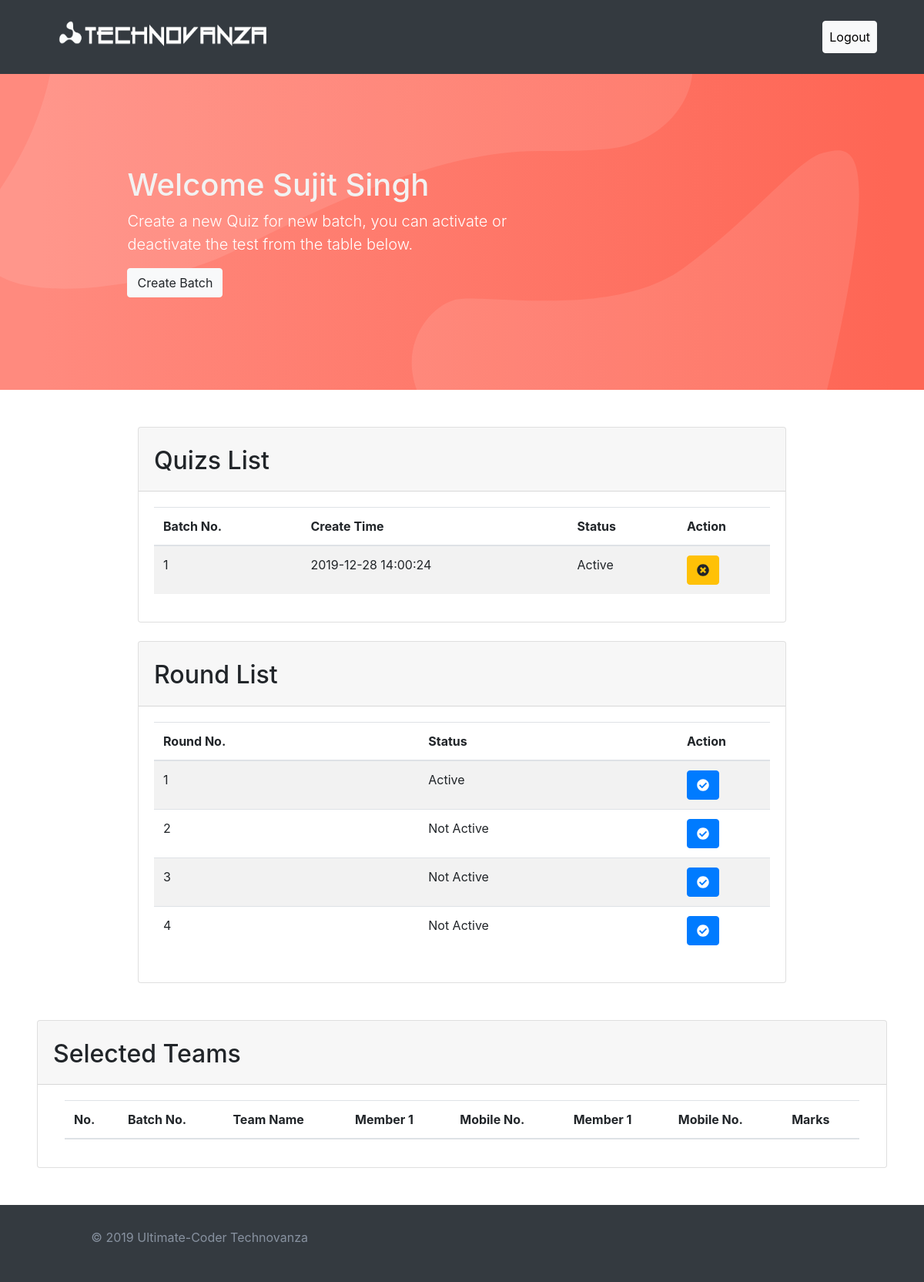
The page /admin_index.php (signed in) on the database as committed earlier.
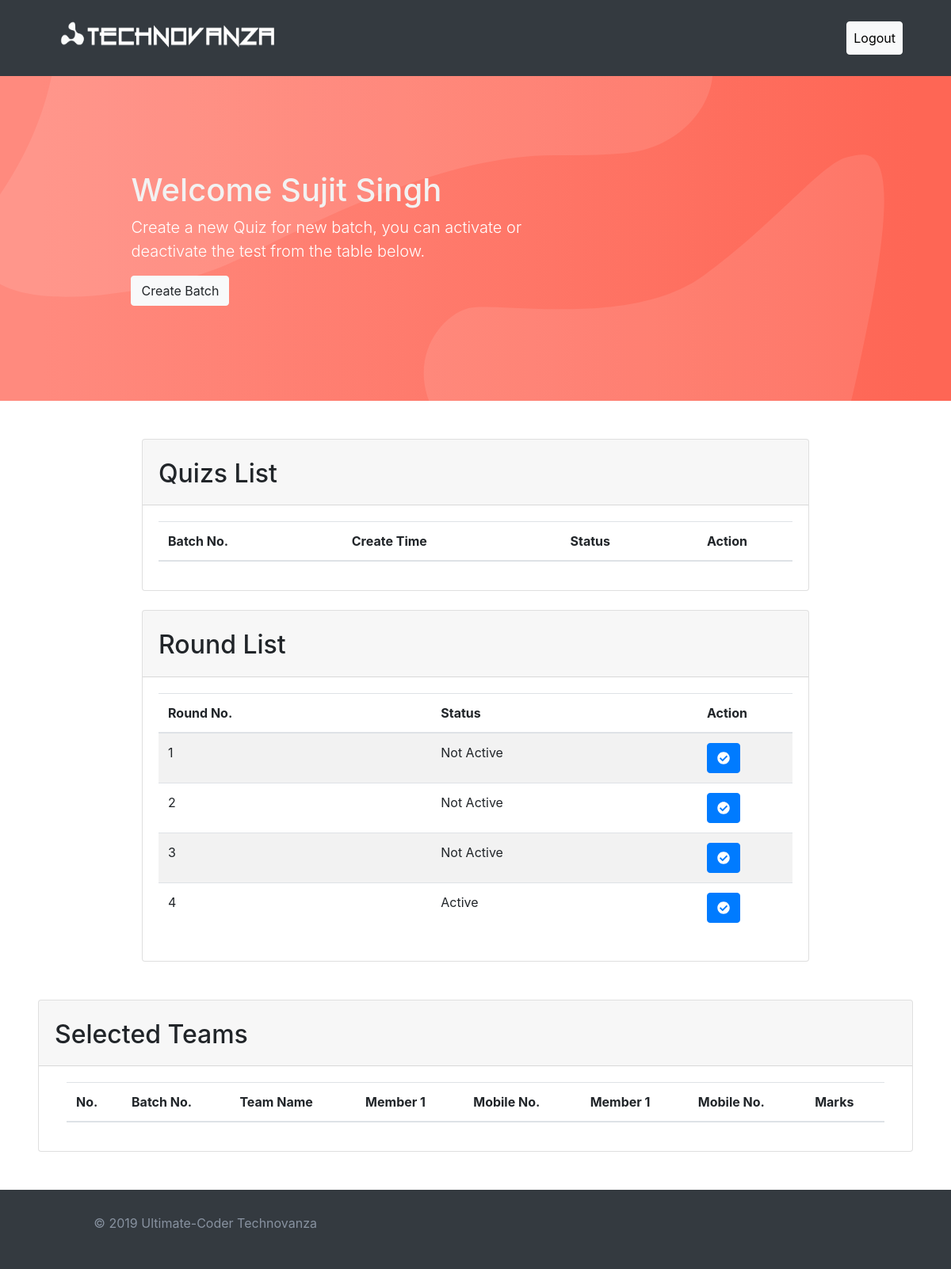
The same page on the database as committed later.
### tables this page shows
CREATE TABLE `uc_batch` (
  `batch_id` int(11) NOT NULL,
  `user_id` int(100) NOT NULL,
  `active` tinyint(1) NOT NULL DEFAULT '0',
  `time` timestamp NOT NULL DEFAULT CURRENT_TIMESTAMP
);

### admin_index.php (the view, shortened to what this page needs)
<?php
    include 'db/db.php';
?>
<!DOCTYPE html>
<html>
<head>
  <link type="text/css" rel="stylesheet" href="css/froala_blocks.css">
  <link type="text/css" rel="stylesheet" href="css/bootstrap.css">
  <link href="css/all.css" rel="stylesheet">
</head>
<body>
<header class="bg-dark" data-block-type="headers" data-id="2">
  <div class="container text-center">
      <nav class="navbar">
          <a class="navbar-brand" href=""><img src="imgs/techno_logo.png" width="300" height="70" alt=""></a>
          <div class="navbar-nav">
              <li class="nav-item active">
                <a style="color:black;" class="nav-link btn btn-light p-2 px-2" href="logout.php">Logout</a>
              </li>
          </div>
      </nav>
  </div>
</header>
<section class="fdb-block fdb-viewport bg-dark" style="background-image: url(imgs/hero/red.svg);">
  <div class="container align-items-center justify-content-center d-flex">
    <div class="row align-items-center text-left">
      <div class="col-12 col-sm-10 col-md-8 col-lg-8">
        <h1>Welcome <?php echo $_SESSION['f_name']." ".$_SESSION['l_name'] ?></h1>
        <p class="lead">Create a new Quiz for new batch, you can activate or deactivate the test from the table below.</p>
        <form action="<?php echo htmlentities($_SERVER['PHP_SELF']);?>" method="POST">
          <button type="submit" name="create_batch" class="btn btn-light">Create Batch</button>
        </form>
      </div>
    </div>
  </div>
</section>
<section class="fdb-block p-5">
  <div class="">
    <div class="row align-items-center justify-content-center">
      <div class="card">
        <div class="card-header">
          <h2>Quizs List</h2>
        </div>
        <div class="row">
            <div class="col-auto mt-4 mt-sm-0">
              <div class="card-body">
                <div class="table-responsive">
                    <table id="add-row" style="width:800px;" class="display table table-striped table-hover" >
                        <thead>
                            <tr>
                                <th>Batch No.</th>
                                <th>Create Time</th>
                                <th>Status</th>
                                <th style="width: 15%">Action</th>
                            </tr>
                        </thead>
                        <tbody>
                            <?php
                                $no = 1;
                                $sql_batch = $conn->query("SELECT * FROM uc_batch");
                                while ($row = mysqli_fetch_assoc($sql_batch)) {
                            ?>
                                <tr>
                                    <td><?= $no ?></td>
                                    <td><?= $row['time']?></td>
                                    <td><?php
                                        if($row['active']==1){
                                            echo "Active";
                                        }else {
                                            echo "Not Active";
                                        }
                                        ?>
                                    </td>
                                    <td>
                                        <form class="form-button-action" action="<?php echo htmlentities($_SERVER['PHP_SELF']); ?>" method="POST">
                                            <?php
                                            if ($row['active'] == 0) {
                                            ?>
                                            <button type="submit" data-toggle="tooltip" data-placement="right" title="Activate" name="activate" class="btn btn-primary">
                                                <i class="fa fa-check-circle"></i>
                                            </button>
                                            <?php
                                            }
                                            else
                                            { ?>
                                                <button type="submit" data-toggle="tooltip" data-placement="right" title="Deactivate" name="deactivate" class="btn btn-warning">
                                                    <i class="fa fa-times-circle"></i>
                                                </button> <?php
                                            }
                                            ?>
                                        </form>
                                    </td>
                                </tr>
                            <?php
                                $no++;
                                }
                            ?>
                        </tbody>
                    </table>
            </div>
        </div>
      </div>
      </div>
    </div>
  </div>
  <div class="row mt-4 align-items-center justify-content-center">
      <div class="card">
        <div class="card-header">
          <h2>Round List</h2>
        </div>
        <div class="row">
            <div class="col-auto mt-4 mt-sm-0">
              <div class="card-body">
                <div class="table-responsive">
                    <table id="add-row" style="width:800px;" class="display table table-striped table-hover" >
                        <thead>
                            <tr>
                                <th>Round No.</th>
                                <th>Status</th>
                                <th style="width: 15%">Action</th>
                            </tr>
                        </thead>
                        <tbody>
                            <?php
                                $no = 1;
                                $sql_round = $conn->query("SELECT * FROM uc_rounds");
                                $row_round = mysqli_fetch_assoc($sql_round);
                                while ($no<5) {
                            ?>
                                <tr>
                                    <td><?= $no ?></td>
                                    <td><?php
                                        if($row_round['round_'.$no.'']==1){
                                            echo "Active";
                                        }else {
                                            echo "Not Active";
                                        }
                                        ?>
                                    </td>
                                    <td>
                                        <form class="form-button-action" action="<?php echo htmlentities($_SERVER['PHP_SELF']); ?>" method="POST">
                                            <?php
                                            if ($row['active'] == 0) {
                                            ?>
                                            <button type="submit" data-toggle="tooltip" data-placement="right" title="Activate" name="round_activate" class="btn btn-primary">
                                                <i class="fa fa-check-circle"></i>
                                            </button>
                                            <?php
                                            }
                                            else
                                            { ?>
                                                <button type="submit" data-toggle="tooltip" data-placement="right" title="Deactivate" name="round_deactivate" class="btn btn-warning">
                                                    <i class="fa fa-times-circle"></i>
                                                </button> <?php
                                            }
                                            ?>
                                        </form>
                                    </td>
                                </tr>
                            <?php
                                $no++;
                                }
                            ?>
                        </tbody>
                    </table>
            </div>
        </div>
      </div>
      </div>
    </div>
  </div>
    <div class="mt-5 align-items-center justify-content-center">
      <div class="card">
        <div class="card-header">
          <h2>Selected Teams</h2>
        </div>
            <div class="col-auto mt-3 mt-sm-0">
              <div class="card-body">
                  <div class="table-responsive">
                      <table class="display table table-striped table-hover">
                          <thead>
                              <tr>
                                  <th>No.</th>
                                  <th>Batch No.</th>
                                  <th>Team Name</th>
                                  <th>Member 1</th>
                                  <th>Mobile No.</th>
                                  <th>Member 1</th>
                                  <th>Mobile No.</th>
                                  <th>Marks</th>
                              </tr>
                          </thead>
                      </table>
                    </div>
                </div>
              </div>
            </div>
        </div>
</section>
<footer class="fdb-block footer-small bg-dark" data-block-type="footers" data-id="5">
  <div class="container">
      <div class="col-12 col-md-4 mt-4 mt-md-0 text-center text-md-right" style="z-index: 10000;"><p>© 2019 Ultimate-Coder Technovanza</p></div>
  </div>
</footer>
</body>
</html>

### css/froala_blocks.css (style rules this page uses)
*, *::before, *::after { box-sizing: border-box; }
html { font-family: sans-serif; line-height: 1.15; -webkit-text-size-adjust: 100%; -ms-text-size-adjust: 100%; -ms-overflow-style: scrollbar; -webkit-tap-highlight-color: rgba(0, 0, 0, 0); }
article, aside, figcaption, figure, footer, header, hgroup, main, nav, section { display: block; }
body { margin: 0; font-family: Lato, Helvetica, Arial; font-size: 1em; font-weight: 400; line-height: 1.5; color: #444444; text-align: left; background-color: #fff; }
h1, h2, h3, h4, h5, h6 { margin-top: 0; margin-bottom: 0.5rem; }
p { margin-top: 0; margin-bottom: 1rem; }
a { color: #329ef7; text-decoration: none; background-color: transparent; -webkit-text-decoration-skip: objects; }
img { vertical-align: middle; border-style: none; }
svg { overflow: hidden; vertical-align: middle; }
table { border-collapse: collapse; }
th { text-align: inherit; }
button { border-radius: 0; }
input, button, select, optgroup, textarea { margin: 0; font-family: inherit; font-size: inherit; line-height: inherit; }
button, input { overflow: visible; }
button, select { text-transform: none; }
button, html [type="button"], [type="reset"], [type="submit"] { -webkit-appearance: button; }
h1, h2, h3, h4, h5, h6, .h1, .h2, .h3, .h4, .h5, .h6 { margin-bottom: 0.5rem; font-family: inherit; font-weight: 600; line-height: 1.5; color: inherit; }
h1, .h1 { font-size: 2.75rem; }
h2, .h2 { font-size: 2rem; }
.lead { font-size: 1.4rem; font-weight: 400; }
.btn { display: inline-block; font-weight: 400; text-align: center; white-space: nowrap; vertical-align: middle; user-select: none; border: 0.125rem solid transparent; padding: 0.375rem 1.625rem; font-size: 1em; line-height: 1.5; border-radius: 0.25rem; transition: color 0.15s ease-in-out, background-color 0.15s ease-in-out, border-color 0.15s ease-in-out, box-shadow 0.15s ease-in-out; }
.btn:not(:disabled):not(.disabled) { cursor: pointer; }
.btn-primary { color: #fff; background-color: #329ef7; border-color: #329ef7; }
.btn-light { color: #212529; background-color: #f8f9fa; border-color: #f8f9fa; }
h1, h2, h3, h4, h5, h6, .h1, .h2, .h3, .h4, .h5, .h6 { margin-top: 0.3rem; }
p { color: #8892a0; font-weight: 400; }
.fdb-block { -webkit-font-smoothing: antialiased; -moz-osx-font-smoothing: grayscale; text-rendering: optimizelegibility; padding: 7.5rem 0; position: relative; background-size: cover; background-position: center; background-repeat: no-repeat; overflow: hidden; background-color: #FFFFFF; }
.fdb-block .container { background-position: center; background-repeat: no-repeat; background-size: contain; }
.fdb-block.fdb-viewport { min-height: calc(100% - 2 * 7.5rem); }
.fdb-block.fdb-viewport .container { min-height: calc(100% - 2 * 7.5rem); }
footer { padding: 1.875rem 0 !important; }
footer.bg-dark { background: #2d313c; color: #f2f2f2; }
header { background-color: #FFFFFF; }
header .navbar-nav a.nav-link { color: #777; }
header .navbar-nav .active a.nav-link { color: #444444; }
header.bg-dark .navbar-nav a.nav-link { color: #dcdcdc; }
header.bg-dark .navbar-nav .active a.nav-link { color: #FFFFFF; }
.bg-dark { background-color: #2d313c; color: #f2f2f2; }
.bg-dark p.lead { color: white; }
.btn-warning { color: #212529; background-color: #ffc107; border-color: #ffc107; }

Rows that differ between the two databases and show on the page:
removed uc_batch: time "2019-12-28 14:00:24", active "Active"
Other text that changed with them:
list line gone: "Active"
new list line: "Not Active"
list line gone: "Not Active"
new list line: "Active"
